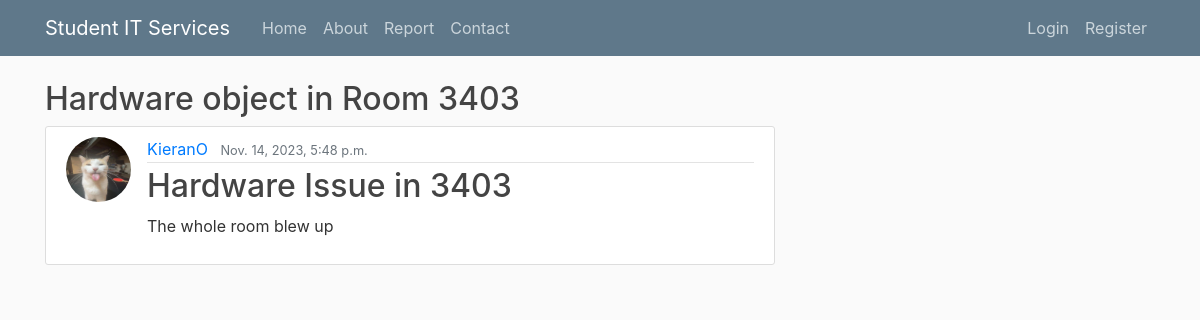
Page /issue/9 on the committed database.
### itreporting/models.py (models this page shows, shortened)
class Issue(models.Model):
    type = models.CharField(max_length=100, choices = [('Hardware', 'Hardware'), ('Software', 'Software')])
    room = models.CharField(max_length=100)
    urgent = models.BooleanField(default= False)
    details = models.TextField()
    date_submitted = models.DateTimeField(default=timezone.now)
    author = models.ForeignKey(User, related_name='issues', on_delete=models.CASCADE)
    def __str__(self):
        return f'{self.type} Issue in {self.room}'

### users/models.py (models this page shows, shortened)
class Profile(models.Model):
    user = models.OneToOneField(User, null = True, on_delete = models.CASCADE)
    image = models.ImageField(default = 'default.png', upload_to = 'profile_pics')

### itreporting/views.py (the view)
class PostDetailView(DetailView) :
    model=Issue

### itreporting/templates/itreporting/issue_detail.html (shortened to what this page needs)
{% extends "itreporting/base.html" %}
{% block content %}
    <h2 class="article-title">{{ object.type }} object in Room {{ object.room }}</h2>
    <article class="media content-section">
        <img class="rounded-circle article-img" src="{{object.author.profile.image.url }}"/>
        <div class="media-body">
            <div class="article-metadata">
                <a class="mr-2" href="{% url 'itreporting:user-issues' object.author.username %}">{{ object.author }}</a>
                <small class="text-muted">{{ object.date_submitted}}</small>
            </div>
            <h2><a class="article-title" href="#">{{ object }}</a></h2>
            <p class="article-content">{{ object.details }}</p>
        </div>
    </article>
{% endblock content %}

### itreporting/static/css/styles.css (style rules this page uses)
html { position: relative; min-height: 100%; }
body { background: #fafafa; color: #333333; margin-top: 5rem; margin-bottom: 50px; }
h1, h2, h3, h4, h5, h6 { color: #444444; }
.content-section { background: #ffffff; padding: 10px 20px; border: 1px solid #dddddd; border-radius: 3px; margin-bottom: 20px; }
.article-title { color: #444444; }
.article-content { white-space: pre-line; }
.article-img { height: 65px; width: 65px; margin-right: 16px; }
.article-metadata { padding-bottom: 1px; margin-bottom: 4px; border-bottom: 1px solid #e3e3e3 }

### rows in the picture
Issue: type "Hardware", room "3403", author.profile.image (picture), author "KieranO", date_submitted "Nov. 14, 2023, 5:48 p.m.", type+room "Hardware Issue in 3403", details "The whole room blew up"
